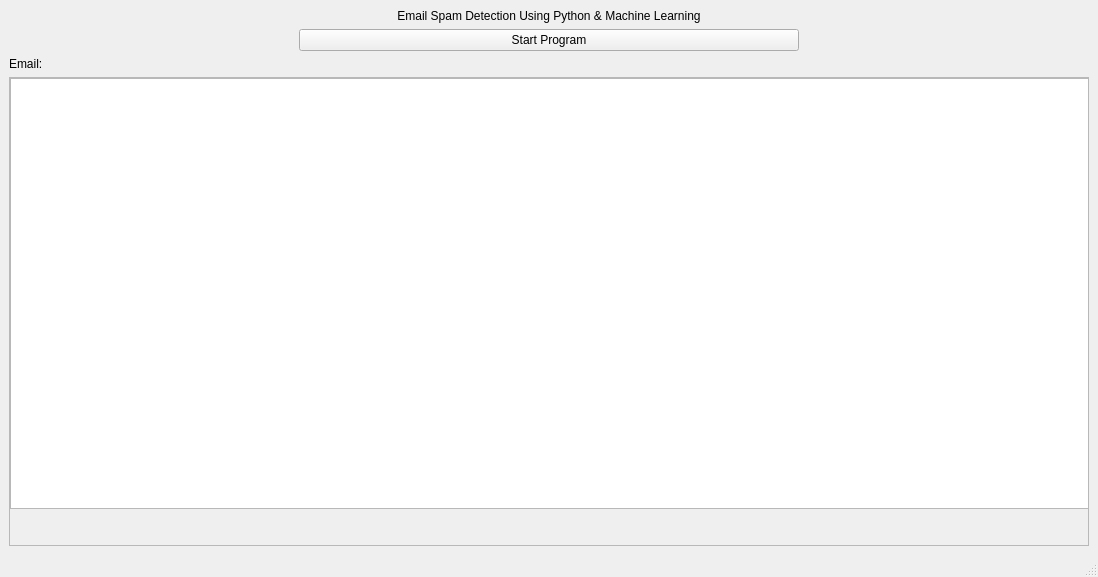
<?xml version="1.0" encoding="UTF-8"?>
<ui version="4.0">
 <class>MainWindow</class>
 <widget class="QMainWindow" name="MainWindow">
  <property name="geometry">
   <rect>
    <x>0</x>
    <y>0</y>
    <width>1098</width>
    <height>577</height>
   </rect>
  </property>
  <property name="windowTitle">
   <string>MainWindow</string>
  </property>
  <widget class="QWidget" name="centralwidget">
   <layout class="QVBoxLayout" name="verticalLayout_4">
    <item>
     <layout class="QVBoxLayout" name="verticalLayout_2">
      <item>
       <widget class="QLabel" name="label">
        <property name="layoutDirection">
         <enum>Qt::LeftToRight</enum>
        </property>
        <property name="text">
         <string>Email Spam Detection Using Python &amp; Machine Learning</string>
        </property>
        <property name="alignment">
         <set>Qt::AlignCenter</set>
        </property>
       </widget>
      </item>
     </layout>
    </item>
    <item>
     <layout class="QHBoxLayout" name="horizontalLayout">
      <item>
       <widget class="QPushButton" name="btStart">
        <property name="sizePolicy">
         <sizepolicy hsizetype="Minimum" vsizetype="Fixed">
          <horstretch>1</horstretch>
          <verstretch>0</verstretch>
         </sizepolicy>
        </property>
        <property name="maximumSize">
         <size>
          <width>500</width>
          <height>16777215</height>
         </size>
        </property>
        <property name="layoutDirection">
         <enum>Qt::LeftToRight</enum>
        </property>
        <property name="autoFillBackground">
         <bool>false</bool>
        </property>
        <property name="text">
         <string>Start Program</string>
        </property>
        <property name="iconSize">
         <size>
          <width>10</width>
          <height>16</height>
         </size>
        </property>
       </widget>
      </item>
     </layout>
    </item>
    <item>
     <layout class="QVBoxLayout" name="verticalLayout_3">
      <item>
       <widget class="QLabel" name="label_2">
        <property name="text">
         <string>Email:</string>
        </property>
       </widget>
      </item>
      <item>
       <widget class="QScrollArea" name="scrollArea">
        <property name="widgetResizable">
         <bool>true</bool>
        </property>
        <widget class="QWidget" name="scrollAreaWidgetContents">
         <property name="geometry">
          <rect>
           <x>0</x>
           <y>0</y>
           <width>1076</width>
           <height>430</height>
          </rect>
         </property>
         <widget class="QTableWidget" name="tableWidget">
          <property name="geometry">
           <rect>
            <x>0</x>
            <y>0</y>
            <width>1081</width>
            <height>431</height>
           </rect>
          </property>
         </widget>
        </widget>
       </widget>
      </item>
     </layout>
    </item>
   </layout>
  </widget>
  <widget class="QMenuBar" name="menubar">
   <property name="geometry">
    <rect>
     <x>0</x>
     <y>0</y>
     <width>1098</width>
     <height>22</height>
    </rect>
   </property>
  </widget>
  <widget class="QStatusBar" name="statusbar"/>
 </widget>
 <resources/>
 <connections/>
</ui>
